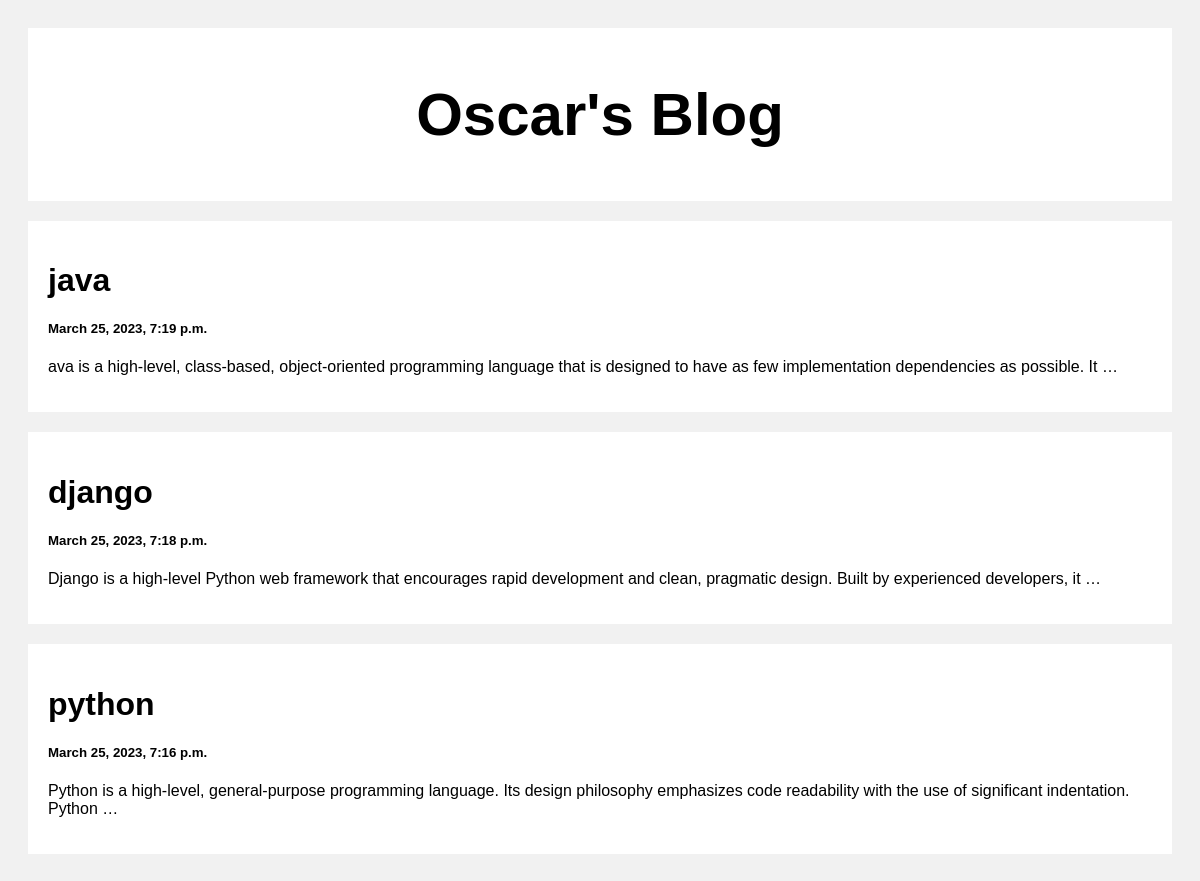
The page / on the database its author committed.
### post/models.py (models this page shows)
class Post(models.Model):
    title = models.CharField(max_length=200)
    body = models.CharField(max_length=20000000)
    created_at = models.DateTimeField(default = datetime.now, blank=True)

### post/views.py (the view)
# urls.py: path('', include('post.urls'))
def post(request):
    posts = Post.objects.all
    return render(request, 'index.html',{'posts': posts})

### template/index.html (shortened to what this page needs)
<!DOCTYPE html>
<html>
<head>
</head>
<body>
<div class="header">
  <h2>Oscar's Blog</h2>
</div>
<div class="row">
  <div class="leftcolumn">
    {% for post in posts reversed%}
    <div class="card">
      <a style="text-decoration: none; color: black;" href="/post/{{post.id}}">
       <h1>{{post.title}}</h1>
       <h5>{{post.created_at}}</h5>
       <p>{{post.body|truncatewords:20}}</p>
      </a>
    </div>
    {% endfor %}
  </div>
</div>
</body>
</html>

### template/index.html (style rules this page uses)
* { box-sizing: border-box; }
body { font-family: Arial; padding: 20px; background: #f1f1f1; }
.header { padding: 2px; font-size: 40px; text-align: center; background: white; }
.leftcolumn { float: left; width: 100%; }
.card { background-color: white; padding: 20px; margin-top: 20px; }
.row:after { content: ""; display: table; clear: both; }

### rows shown on the page
Post: title "java", created_at "March 25, 2023, 7:19 p.m.", body "ava is a high-level, class-based, object-oriented programming language that is designed to have as few implementation dependencies as possible. It …"
Post: title "django", created_at "March 25, 2023, 7:18 p.m.", body "Django is a high-level Python web framework that encourages rapid development and clean, pragmatic design. Built by experienced developers, it …"
Post: title "python", created_at "March 25, 2023, 7:16 p.m.", body "Python is a high-level, general-purpose programming language. Its design philosophy emphasizes code readability with the use of significant indentation. Python …"
